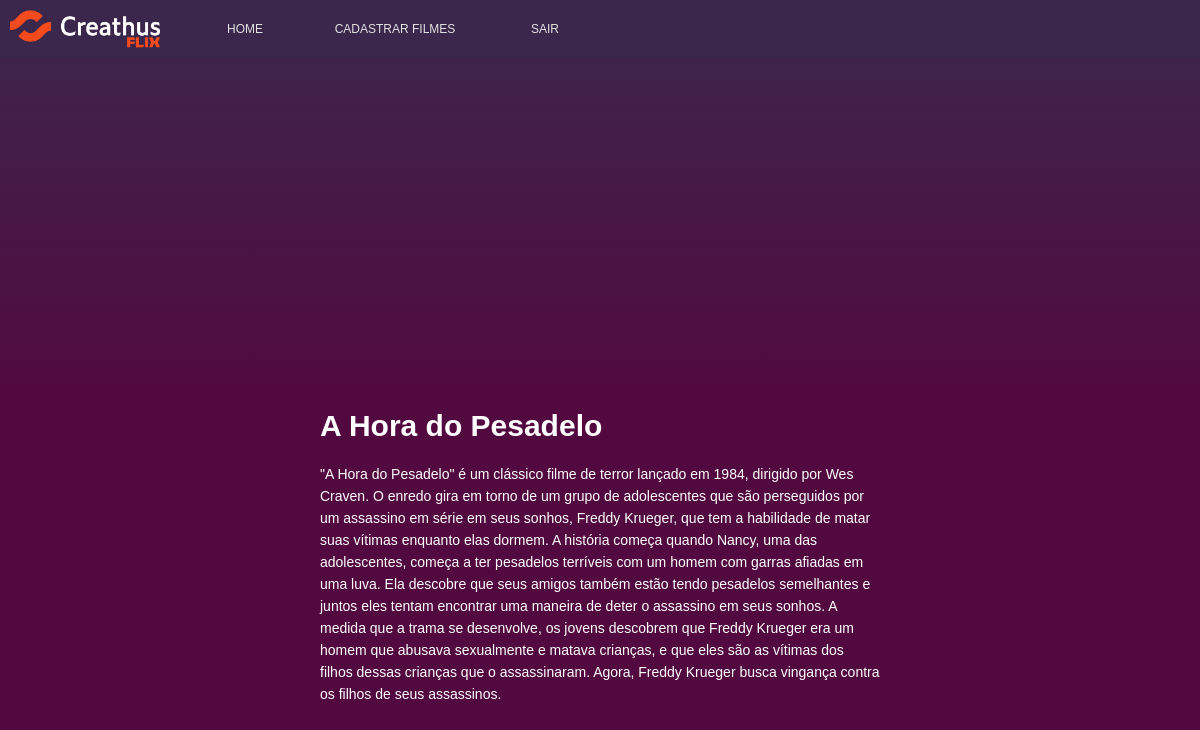
The app's page /admin/home/sinopse.php?codigo_filme=9 (signed in) with its own data.
### tables this page shows
CREATE TABLE `filmes` (
  `codigo` int(11) NOT NULL,
  `titulo` varchar(100) NOT NULL,
  `descricao` varchar(1000) NOT NULL,
  `codigo_categoria` int(11) NOT NULL,
  `link_capa_filme` varchar(100) NOT NULL,
  `link_trailer` varchar(1000) DEFAULT NULL,
  `quantidade_cliques` int(11) NOT NULL DEFAULT '0'
);

### admin/home/sinopse.php (the view, shortened to what this page needs)
<?php session_start();
    require('../../bancodados/conexao.php');
        $codigo_filme = $_GET['codigo_filme'];
        $select_filmes_recentes = mysqli_query($conexao, "SELECT * FROM filmes WHERE codigo = $codigo_filme");
        if (mysqli_num_rows($select_filmes_recentes) > 0) {
            $dados_filmes_recentes = mysqli_fetch_assoc($select_filmes_recentes);
        }
?>
<!DOCTYPE html>
<html lang="pt-br">
<head>
    <link rel="stylesheet" type="text/css" href="../../css/estilo.css">
</head>
<body>
    <header>
        <div class="barra_topo">
                <img src="../../imagens/logo.png">
                <nav>
                    <ul class="menu_admin">
                        <li><a href="index.php">HOME</a></li>
                        <li><a href="cadastro_filme.php">CADASTRAR FILMES</a>
                        <li><a href="sair.php">SAIR</a>
                    </ul>
                </nav>
        </div>
    </header>
        <div class="estrutura_sinopse">
                <div onClick="mais_informacoes(<?php echo $codigo_filme;?>)">
                    <label><?php echo $dados_filmes_recentes['link_trailer'];?></label>
                    <p><?php echo $dados_filmes_recentes['titulo'];?></p>
                    <label><?php echo $dados_filmes_recentes['descricao'];?></label>
                </div>
        </div>
</body>
</html>

### css/estilo.css (style rules this page uses)
* { margin: 0; padding: 0; font-family: Arial, Helvetica, sans-serif; color: #FFF; }
html { font-size: 62.5%; }
body { background-image: linear-gradient(0deg, #520940, #520940, #3c274c); background-attachment: fixed; }
header { position: sticky; top: 0; }
.barra_topo { display: flex; flex-direction: row; justify-content: left; align-items: center; padding: 1rem; background: #3c274c; }
.barra_topo > img { width: 15rem; }
.estrutura_sinopse { display: flex; flex-wrap: wrap; justify-content: center; max-width: 50rem; margin: 0 auto; }
.estrutura_sinopse > div { margin-top: 1rem; margin-left: 1rem; margin-right: 1rem; margin-bottom: 6rem; }
.estrutura_sinopse > div > p { font-size: 3rem; font-weight: 800; text-align:left; margin-top: 2rem; margin-bottom: 2rem; color: #FFF; }
.estrutura_sinopse > div > label { font-size: 1.4rem; text-align:left; margin-top: 2rem; line-height: 2.2rem; color: #FFF; }
label, input[type="text"], input[type="password"],input[type="submit"] { font-size: 1.5rem; }
.menu_admin { list-style:none; float:left; width: 100rem; padding: 1rem; }
.menu_admin li { position: relative; float:left; font-size: 1.2rem; width: 15%; text-align: center; }
.menu_admin li a { color: #e2e2e2; text-decoration:none; display:block; }

### records on screen
filmes: titulo "A Hora do Pesadelo", descricao "\"A Hora do Pesadelo\" é um clássico filme de terror lançado em 1984, dirigido por Wes Craven. O enredo gira em torno de um grupo de adolescentes que são perseguidos por um assassino em série em seus sonhos, Freddy Krueger, que tem a habilidade de matar suas vítimas enquanto elas dormem. A história começa quando Nancy, uma das adolescentes, começa a ter pesadelos terríveis com um homem com garras afiadas em uma luva. Ela descobre que seus amigos também estão tendo pesadelos semelhantes e juntos eles tentam encontrar uma maneira de deter o assassino em seus sonhos. A medida que a trama se desenvolve, os jovens descobrem que Freddy Krueger era um homem que abusava sexualmente e matava crianças,…"
